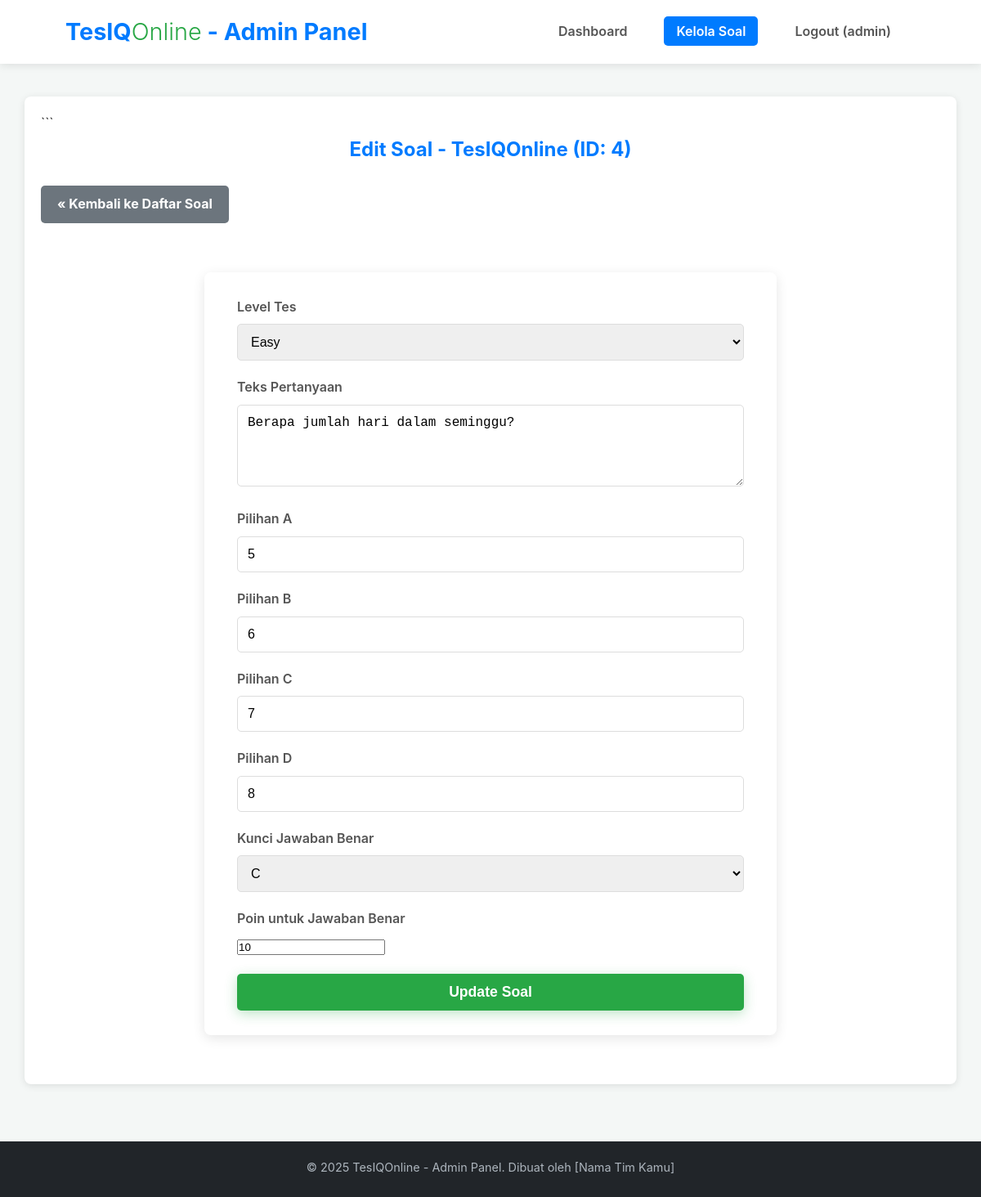
The page /admin/edit_soal.php?id=4 (signed in) on the database its author committed.
### tables this page shows
CREATE TABLE questions (
    id INT AUTO_INCREMENT PRIMARY KEY,
    level_id INT NOT NULL,
    question_number INT NOT NULL,
    question_text TEXT NOT NULL,
    option_a VARCHAR(255) NOT NULL,
    option_b VARCHAR(255) NOT NULL,
    option_c VARCHAR(255) NOT NULL,
    option_d VARCHAR(255) NOT NULL,
    correct_option CHAR(1) NOT NULL,
    points INT NOT NULL DEFAULT 10,
    created_at TIMESTAMP DEFAULT CURRENT_TIMESTAMP,
    FOREIGN KEY (level_id) REFERENCES levels(id) ON DELETE CASCADE,
    CONSTRAINT question_per_level UNIQUE (question_text, level_id),
    CONSTRAINT number_per_level UNIQUE (question_number, level_id)
);

CREATE TABLE levels (
    id INT AUTO_INCREMENT PRIMARY KEY,
    level_name VARCHAR(50) NOT NULL UNIQUE,
    description TEXT
);

### admin/edit_soal.php (the view, shortened to what this page needs)
<?php
$page_title = "Edit Soal - TesIQOnline";
require_once 'admin_header.php';
$question_id = isset($_GET['id']) ? (int)$_GET['id'] : 0;
if (isset($_SESSION['form_data_edit'])) {
    $form_data = $_SESSION['form_data_edit'];
    $question_text = $form_data['question_text'] ?? '';
    $option_a = $form_data['option_a'] ?? '';
    $option_b = $form_data['option_b'] ?? '';
    $option_c = $form_data['option_c'] ?? '';
    $option_d = $form_data['option_d'] ?? '';
    $correct_option = $form_data['correct_option'] ?? '';
    $points = $form_data['points'] ?? 10;
    $level_id_selected = $form_data['level_id'] ?? '';
    $question_id = $form_data['question_id'] ?? $question_id;
    unset($_SESSION['form_data_edit']);
} elseif ($question_id > 0) {
    $stmt = $conn->prepare("SELECT * FROM questions WHERE id = ?");
    if ($stmt) {
        $stmt->bind_param("i", $question_id);
        $stmt->execute();
        $result = $stmt->get_result();
        if ($result->num_rows == 1) {
            $question_data = $result->fetch_assoc();
            $question_text = $question_data['question_text'];
            $option_a = $question_data['option_a'];
            $option_b = $question_data['option_b'];
            $option_c = $question_data['option_c'];
            $option_d = $question_data['option_d'];
            $correct_option = $question_data['correct_option'];
            $points = $question_data['points'];
            $level_id_selected = $question_data['level_id'];
        } else {
            $_SESSION['admin_message'] = ['type' => 'error', 'text' => 'Soal tidak ditemukan.'];
            header("Location: manajemen_soal.php");
            exit();
        }
    } else {
        error_log("Gagal prepare statement untuk mengambil data soal edit: " . $conn->error);
        $_SESSION['admin_message'] = ['type' => 'error', 'text' => 'Terjadi kesalahan server saat mengambil data soal.'];
        header("Location: manajemen_soal.php");
        exit();
    }
} else {
    $_SESSION['admin_message'] = ['type' => 'error', 'text' => 'ID Soal tidak valid untuk diedit.'];
    header("Location: manajemen_soal.php");
    exit();
}
?>
<h2 class="page-title"><?php echo $page_title; ?> (ID: <?php echo $question_id; ?>)</h2>
<a href="manajemen_soal.php" class="action-button" style="margin-bottom: 20px; background-color:#6c757d;">&laquo; Kembali ke Daftar Soal</a>
<form action="proses_edit_soal.php" method="POST" class="form-container" style="max-width: 700px; margin-left:auto; margin-right:auto;">
    <div class="form-group">
        <label for="level_id">Level Tes</label>
        <select name="level_id" id="level_id" required>
            <?php foreach ($levels_admin as $level) : ?>
                <option value="<?php echo $level['id']; ?>" <?php echo ($level_id_selected == $level['id']) ? 'selected' : ''; ?>>
                    <?php echo htmlspecialchars($level['level_name']); ?>
                </option>
            <?php endforeach; ?>
        </select>
    </div>
    <div class="form-group">
        <label for="question_text">Teks Pertanyaan</label>
        <textarea name="question_text" id="question_text" rows="4" required><?php echo htmlspecialchars($question_text); ?></textarea>
    </div>
    <div class="form-group">
        <label for="option_a">Pilihan A</label>
        <input type="text" name="option_a" id="option_a" value="<?php echo htmlspecialchars($option_a); ?>" required>
    </div>
    <div class="form-group">
        <label for="option_b">Pilihan B</label>
        <input type="text" name="option_b" id="option_b" value="<?php echo htmlspecialchars($option_b); ?>" required>
    </div>
    <div class="form-group">
        <label for="option_c">Pilihan C</label>
        <input type="text" name="option_c" id="option_c" value="<?php echo htmlspecialchars($option_c); ?>" required>
    </div>
    <div class="form-group">
        <label for="option_d">Pilihan D</label>
        <input type="text" name="option_d" id="option_d" value="<?php echo htmlspecialchars($option_d); ?>" required>
    </div>
    <div class="form-group">
        <label for="correct_option">Kunci Jawaban Benar</label>
        <select name="correct_option" id="correct_option" required>
            <option value="C" <?php echo ($correct_option == 'C') ? 'selected' : ''; ?>>C</option>
        </select>
    </div>
    <div class="form-group">
        <label for="points">Poin untuk Jawaban Benar</label>
        <input type="number" name="points" id="points" value="<?php echo htmlspecialchars($points); ?>" min="1" required>
    </div>
    <button type="submit" class="btn btn-primary btn-form">Update Soal</button>
</form>
<?php
require_once 'admin_footer.php';
?>

### assets/css/style.css (style rules this page uses)
* { margin: 0; padding: 0; box-sizing: border-box; }
body { font-family: -apple-system, BlinkMacSystemFont, "Segoe UI", Roboto, Helvetica, Arial, sans-serif, "Apple Color Emoji", "Segoe UI Emoji", "Segoe UI Symbol"; line-height: 1.6; color: #333; background-color: #f4f7f6; display: flex; flex-direction: column; min-height: 100vh; }
.btn { display: inline-block; padding: 12px 28px; text-decoration: none; border-radius: 25px; font-weight: 600; transition: background-color 0.3s ease, transform 0.2s ease; font-size: 1rem; cursor: pointer; border: none; }
.btn-primary { background-color: #28a745; color: #fff; box-shadow: 0 4px 15px rgba(40, 167, 69, 0.3); }
.form-container { background-color: #fff; padding: 30px 40px; border-radius: 8px; box-shadow: 0 4px 15px rgba(0, 0, 0, 0.1); max-width: 450px; margin: 40px auto; }
.form-group { margin-bottom: 20px; }
.form-group label { display: block; margin-bottom: 8px; font-weight: 600; color: #555; }
.form-group input[type="text"], .form-group input[type="email"], .form-group input[type="password"], .form-group select, .form-group textarea { width: 100%; padding: 12px; border: 1px solid #ddd; border-radius: 5px; font-size: 1rem; transition: border-color 0.3s ease; }
.form-group textarea { min-height: 100px; resize: vertical; }
.btn-form { width: 100%; padding: 12px; font-size: 1.1rem; border-radius: 5px; }

### assets/css/admin.css (style rules this page uses)
.page-title { text-align: center; color: #007bff; margin-bottom: 25px; }
.action-button { display: inline-block; padding: 10px 20px; margin-bottom: 20px; background-color: #28a745; color: white; text-decoration: none; border-radius: 5px; font-weight: bold; }

### rows shown on the page
questions: level_id "Easy", question_text "Berapa jumlah hari dalam seminggu?", option_a "5", option_b "6", option_c "7", option_d "8", correct_option "C", points "10"

### other values the page prints
$admin_username "admin"
$page_title "Edit Soal - TesIQOnline"
$question_id "4"
